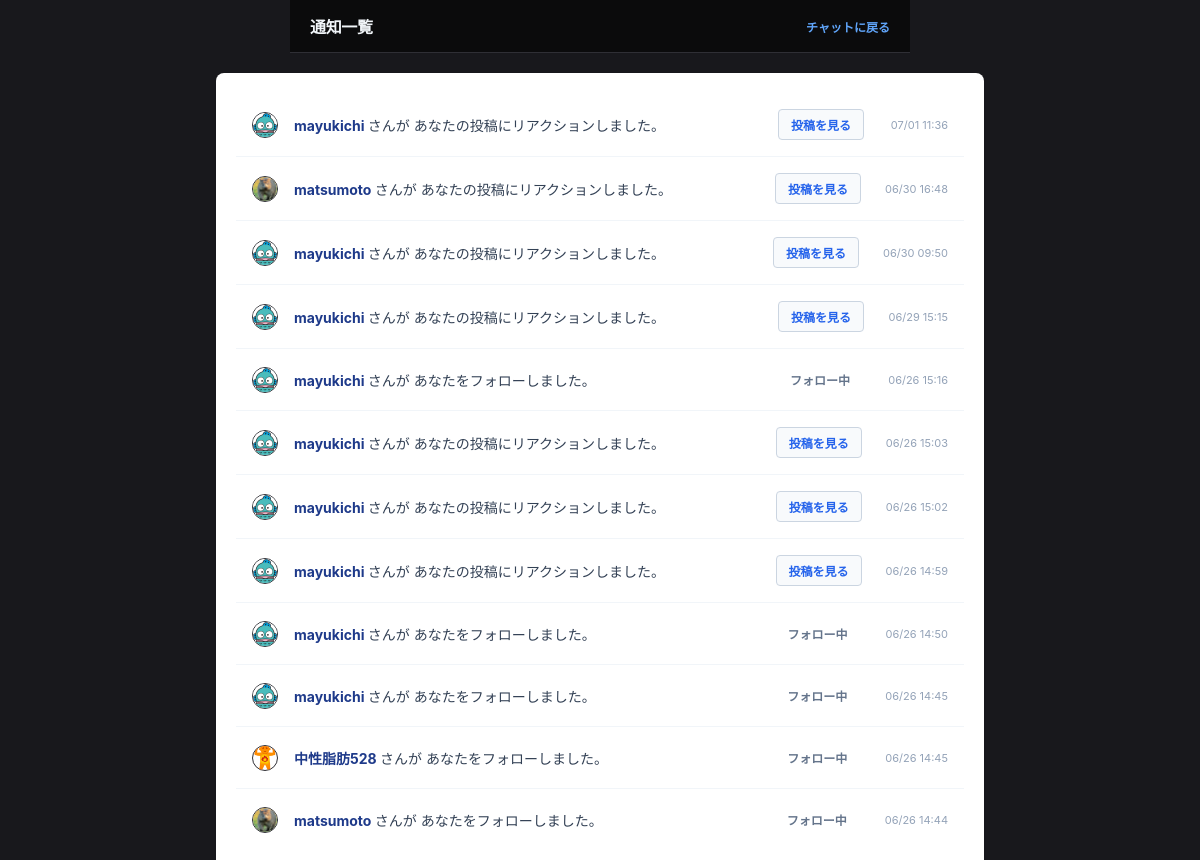
/notifications/ (signed in), run on an earlier commit of the app's database.
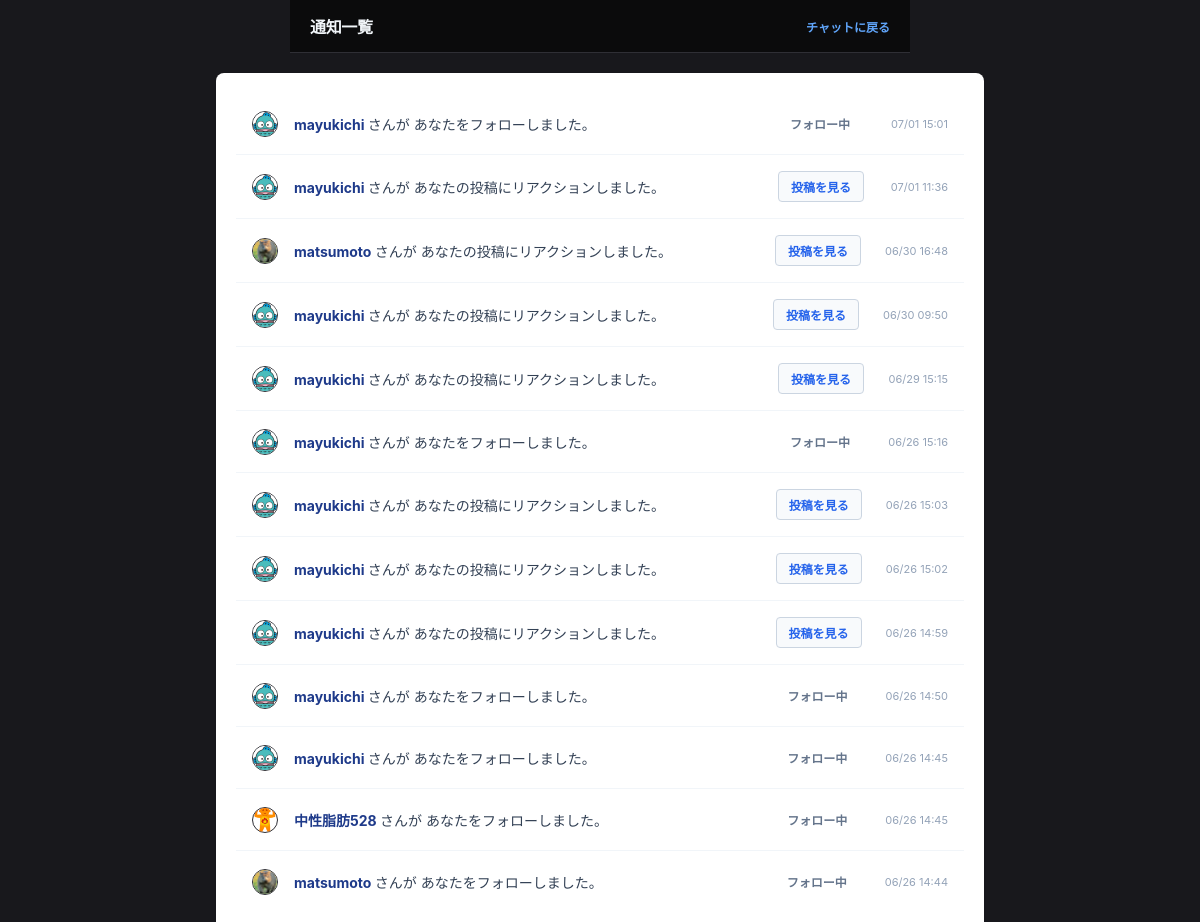
And on a later commit of the database.
### accounts/models.py (models this page shows, shortened)
class Notification(models.Model):
    receiver = models.ForeignKey(User, on_delete=models.CASCADE, related_name='notifications_received')
    sender = models.ForeignKey(User, on_delete=models.CASCADE, related_name='notifications_sent')
    notification_type = models.CharField(max_length=20)
    message_id = models.IntegerField(null=True, blank=True)
    is_read = models.BooleanField(default=False)
    created_at = models.DateTimeField(auto_now_add=True)
    class Meta:
        ordering = ['-created_at']

class Profile(models.Model):
    user = models.OneToOneField(User, on_delete=models.CASCADE)
    nickname = models.CharField('ユーザー名', max_length=50, blank=True)
    icon = models.ImageField('アイコン画像', upload_to='icons/', blank=True, null=True)
    following = models.ManyToManyField('self', symmetrical=False, related_name='followers', blank=True)

### chat/views.py (the view)
# urls.py: path('notifications/', chat_views.notification_list, name='notifications'),
@login_required
def notification_list(request):
    notifications = Notification.objects.filter(receiver=request.user)
    notifications.update(is_read=True)
    return render(request, 'chat/notifications.html', {'notifications': notifications})

### templates/chat/notifications.html (shortened to what this page needs)
{% load static %}
<!DOCTYPE html>
<html lang="ja">
<head>
    <link rel="stylesheet" href="{% static 'css/room.css' %}">
    <link rel="stylesheet" href="{% static 'css/notifications.css' %}">
</head>
<body>
    <div class="chat-header">
        <h1 class="chat-title">通知一覧</h1>
        <div class="user-status">
            <a href="{% url 'chat_room' %}" style="color: #60a5fa; font-weight: bold; text-decoration: none;" onmouseover="this.style.textDecoration='underline'" onmouseout="this.style.textDecoration='none'">
                チャットに戻る
            </a>
        </div>
    </div>
    <div class="notification-container">
        {% if not notifications %}
            <div class="empty-message">新しい通知はありません。</div>
        {% else %}
            {% for n in notifications %}
                <div class="notification-item">
                    <div class="msg-avatar-container">
                        {% if n.sender.profile.icon %}
                            <img src="{{ n.sender.profile.icon.url }}" class="msg-avatar" alt="アイコン" onclick="location.href='/profile/{{ n.sender.id }}/'" style="cursor: pointer;">
                        {% else %}
                            <div class="msg-avatar-default" onclick="location.href='/profile/{{ n.sender.id }}/'" style="cursor: pointer;">👤</div>
                        {% endif %}
                    </div>
                    <div class="notification-text">
                        <span class="notification-user-link" onclick="location.href='/profile/{{ n.sender.id }}/'">
                            {{ n.sender.profile.nickname|default:n.sender.username }}
                        </span> さんが
                        {% if n.notification_type == 'reply' %}
                            あなたの投稿にスレッドで返信しました。
                        {% elif n.notification_type == 'follow' %}
                            あなたをフォローしました。
                        {% elif n.notification_type == 'reaction' %}
                            あなたの投稿にリアクションしました。
                        {% else %}
                            あなたにアクションを行いました。
                        {% endif %}
                    </div>
                    {% if n.notification_type == 'follow' %}
                        <div class="noti-action-area">
                            {% if n.sender.profile in user.profile.following.all %}
                                <span class="noti-btn-status">フォロー中</span>
                            {% else %}
                                <button class="noti-btn-fallback" onclick="location.href='/profile/{{ n.sender.id }}/toggle-follow/'">
                                    フォローバック
                                </button>
                            {% endif %}
                        </div>
                    {% endif %}
                    {% if n.notification_type != 'follow' %}
                        <div class="noti-action-area">
                            <a href="/room/#msg-id-{{ n.message_id }}" class="noti-link-to-post">投稿を見る</a>
                        </div>
                    {% endif %}
                    <div class="notification-time">
                        {{ n.created_at|date:"m/d H:i" }}
                    </div>
                </div>
            {% endfor %}
        {% endif %}
    </div>
</body>
</html>

What changed in the data, as far as the page shows it:
added Notification: sender.profile.icon (picture), sender.profile.nickname "mayukichi", notification_type "あなたをフォローしました。", created_at "07/01 15:01"
